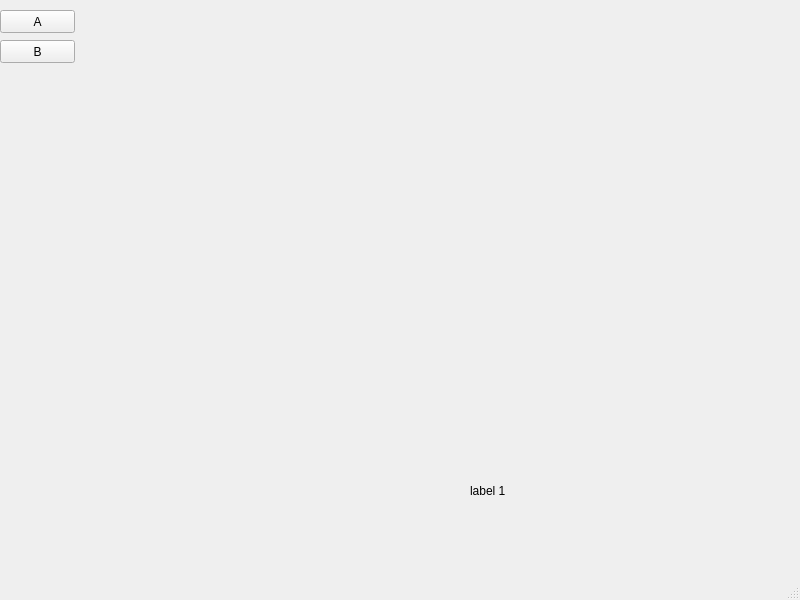
<?xml version="1.0" encoding="UTF-8"?>
<ui version="4.0">
 <class>MainWindow</class>
 <widget class="QMainWindow" name="MainWindow">
  <property name="geometry">
   <rect>
    <x>0</x>
    <y>0</y>
    <width>800</width>
    <height>600</height>
   </rect>
  </property>
  <property name="windowTitle">
   <string>MainWindow</string>
  </property>
  <widget class="QWidget" name="centralwidget">
   <widget class="QPushButton" name="pushButton_A">
    <property name="geometry">
     <rect>
      <x>0</x>
      <y>10</y>
      <width>75</width>
      <height>23</height>
     </rect>
    </property>
    <property name="text">
     <string>A</string>
    </property>
   </widget>
   <widget class="QPushButton" name="pushButton_B">
    <property name="geometry">
     <rect>
      <x>0</x>
      <y>40</y>
      <width>75</width>
      <height>23</height>
     </rect>
    </property>
    <property name="text">
     <string>B</string>
    </property>
   </widget>
   <widget class="QLabel" name="label_1">
    <property name="geometry">
     <rect>
      <x>470</x>
      <y>450</y>
      <width>211</width>
      <height>81</height>
     </rect>
    </property>
    <property name="sizePolicy">
     <sizepolicy hsizetype="Expanding" vsizetype="Maximum">
      <horstretch>0</horstretch>
      <verstretch>0</verstretch>
     </sizepolicy>
    </property>
    <property name="text">
     <string>label 1</string>
    </property>
   </widget>
  </widget>
  <widget class="QStatusBar" name="statusbar"/>
 </widget>
 <resources/>
 <connections/>
</ui>
